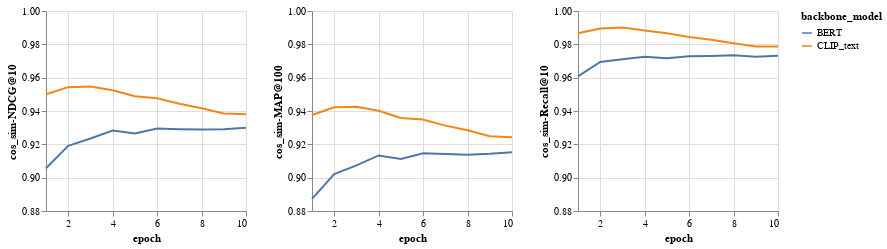

Source (notebook cell):
### Code cell
plot_hcc_line(df, xcol, ycols, catecol)

### Figure 1 — Vega-Lite specification as saved in the notebook (floating-point values rounded to 4 significant figures)
{"config": {"view": {"continuousWidth": 300, "continuousHeight": 300}}, "repeat": {"column": ["cos_sim-NDCG@10", "cos_sim-MAP@100", "cos_sim-Recall@10"], "row": ["epoch"]}, "spec": {"data": {"name": "data-4e0d3526810a7f1d13275c7942fe0f28"}, "mark": {"type": "line"}, "encoding": {"color": {"field": "backbone_model", "type": "nominal"}, "x": {"field": {"repeat": "row"}, "type": "quantitative"}, "y": {"field": {"repeat": "column"}, "scale": {"domainMax": 1.0, "domainMin": 0.88}, "type": "quantitative"}}, "height": 200, "width": 200}, "$schema": "https://vega.github.io/schema/vega-lite/v5.8.0.json", "datasets": {"data-4e0d3526810a7f1d13275c7942fe0f28": [{"backbone_model": "CLIP_text", "epoch": 1, "cos_sim-NDCG@10": 0.9501, "cos_sim-MAP@100": 0.9376, "cos_sim-Recall@10": 0.9867}, {"backbone_model": "CLIP_text", "epoch": 2, "cos_sim-NDCG@10": 0.9543, "cos_sim-MAP@100": 0.9423, "cos_sim-Recall@10": 0.9895}, {"backbone_model": "CLIP_text", "epoch": 3, "cos_sim-NDCG@10": 0.9547, "cos_sim-MAP@100": 0.9426, "cos_sim-Recall@10": 0.99}, {"backbone_model": "CLIP_text", "epoch": 4, "cos_sim-NDCG@10": 0.9524, "cos_sim-MAP@100": 0.9401, "cos_sim-Recall@10": 0.9883}, {"backbone_model": "CLIP_text", "epoch": 5, "cos_sim-NDCG@10": 0.9488, "cos_sim-MAP@100": 0.9359, "cos_sim-Recall@10": 0.9866}, {"backbone_model": "CLIP_text", "epoch": 6, "cos_sim-NDCG@10": 0.9476, "cos_sim-MAP@100": 0.9349, "cos_sim-Recall@10": 0.9844}, {"backbone_model": "CLIP_text", "epoch": 7, "cos_sim-NDCG@10": 0.9443, "cos_sim-MAP@100": 0.9312, "cos_sim-Recall@10": 0.9828}, {"backbone_model": "CLIP_text", "epoch": 8, "cos_sim-NDCG@10": 0.9417, "cos_sim-MAP@100": 0.9284, "cos_sim-Recall@10": 0.9806}, {"backbone_model": "CLIP_text", "epoch": 9, "cos_sim-NDCG@10": 0.9385, "cos_sim-MAP@100": 0.9249, "cos_sim-Recall@10": 0.9788}, {"backbone_model": "CLIP_text", "epoch": 10, "cos_sim-NDCG@10": 0.9381, "cos_sim-MAP@100": 0.9243, "cos_sim-Recall@10": 0.9788}, {"backbone_model": "BERT", "epoch": 1, "cos_sim-NDCG@10": 0.9057, "cos_sim-MAP@100": 0.8873, "cos_sim-Recall@10": 0.9607}, {"backbone_model": "BERT", "epoch": 2, "cos_sim-NDCG@10": 0.9191, "cos_sim-MAP@100": 0.9022, "cos_sim-Recall@10": 0.9694}, {"backbone_model": "BERT", "epoch": 3, "cos_sim-NDCG@10": 0.9235, "cos_sim-MAP@100": 0.9074, "cos_sim-Recall@10": 0.9711}, {"backbone_model": "BERT", "epoch": 4, "cos_sim-NDCG@10": 0.9282, "cos_sim-MAP@100": 0.9133, "cos_sim-Recall@10": 0.9725}, {"backbone_model": "BERT", "epoch": 5, "cos_sim-NDCG@10": 0.9265, "cos_sim-MAP@100": 0.9113, "cos_sim-Recall@10": 0.9717}, {"backbone_model": "BERT", "epoch": 6, "cos_sim-NDCG@10": 0.9294, "cos_sim-MAP@100": 0.9147, "cos_sim-Recall@10": 0.9728}, {"backbone_model": "BERT", "epoch": 7, "cos_sim-NDCG@10": 0.929, "cos_sim-MAP@100": 0.9141, "cos_sim-Recall@10": 0.973}, {"backbone_model": "BERT", "epoch": 8, "cos_sim-NDCG@10": 0.9289, "cos_sim-MAP@100": 0.9138, "cos_sim-Recall@10": 0.9734}, {"backbone_model": "BERT", "epoch": 9, "cos_sim-NDCG@10": 0.929, "cos_sim-MAP@100": 0.9143, "cos_sim-Recall@10": 0.9726}, {"backbone_model": "BERT", "epoch": 10, "cos_sim-NDCG@10": 0.9299, "cos_sim-MAP@100": 0.9153, "cos_sim-Recall@10": 0.9731}]}}
